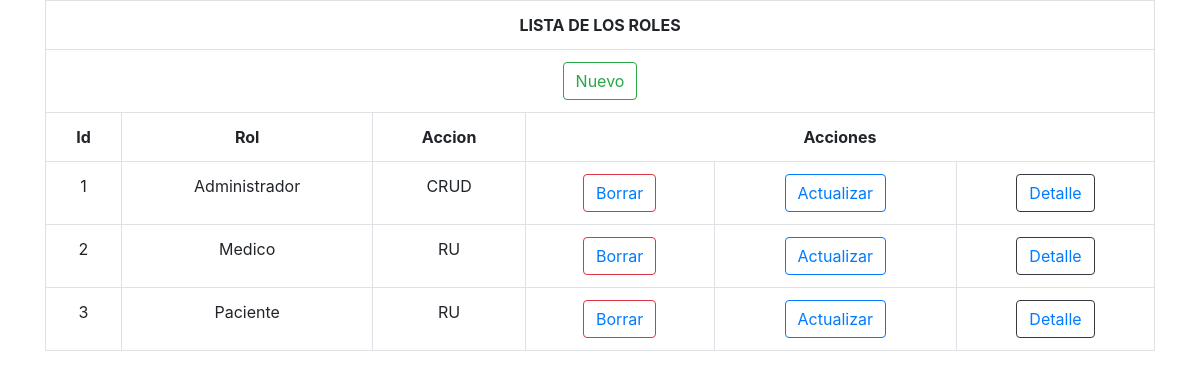
The page /Clases/Roles/roles.php on the database its author committed.
### tables this page shows
CREATE TABLE `roles` (
  `IdRol` int(11) NOT NULL,
  `Nombre` varchar(50) NOT NULL,
  `Accion` varchar(20) DEFAULT NULL
);

### www/Clases/Roles/class.Roles.php (the view, shortened to what this page needs)
<?php
class rol{
    private $con;
    function __construct($cn)
    {
        $this->con = $cn;
    }
	public function get_list(){
		$d_new = "new/0";
		$d_new_final = base64_encode($d_new);
		$html = '
		<div class="container mt-10">
  <div class="table-responsive">
    <table class="table table-hover table-bordered text-center align-middle">
      <tr>
        <th colspan="8" class="text-center align-middle custom-table-title">LISTA DE LOS ROLES</th>
      </tr>
			<tr>
			<th colspan="8" class="text-center align-middle" ><a class="btn btn-outline-success" href="roles.php?d=' . $d_new_final . '">Nuevo</a></th>
			</tr>
			<tr>
				<th class="text-center">Id</th>
				<th class="text-center">Rol</th>
				<th class="text-center">Accion</th>
				<th colspan="3">Acciones</th>
			</tr>
			</div>
			</div>';
			$sql = "SELECT * FROM roles";
			$res = $this->con->query($sql);
		while($row = $res->fetch_assoc()){
			$d_del = "del/" . $row['IdRol'];
			$d_del_final = base64_encode($d_del);
			$d_act = "act/" . $row['IdRol'];
			$d_act_final = base64_encode($d_act);
			$d_det = "det/" . $row['IdRol'];
			$d_det_final = base64_encode($d_det);
			$html .= '
				<tr>
					<td class="text-center">' . $row['IdRol'] . '</td>
                    <td class="text-center">' . $row['Nombre'] . '</td>
                    <td class="text-center">' . $row['Accion'] . '</td>
					<td><button class="btn btn-outline-danger"><a href="roles.php?d=' . $d_del_final . '">Borrar</a></button></td>
					<td><button class="btn btn-outline-primary"><a href="roles.php?d=' . $d_act_final . '">Actualizar</a></button></td>
					<td><button class="btn btn-outline-dark"><a href="roles.php?d=' . $d_det_final . '">Detalle</a></button></td>
				</tr>';
		}
		$html .= '
		</table>';
		return $html;
	}
}
?>

### rows shown on the page
roles: IdRol "1", Nombre "Administrador", Accion "CRUD"
roles: IdRol "2", Nombre "Medico", Accion "RU"
roles: IdRol "3", Nombre "Paciente", Accion "RU"
